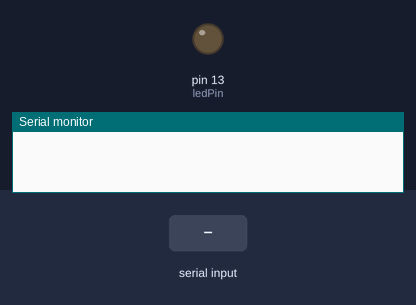
Recording of a sketch running on a simulated Arduino Uno, built with avr-gcc and run on an emulated ATmega328P. On the bench: output pins drawn as LEDs (lit = HIGH), the last lines printed to the serial monitor. The test bench sets the inputs (shaded band).

Above: at 1.2 s.
1.3 s: "1" received over Serial
At 1.8 s:
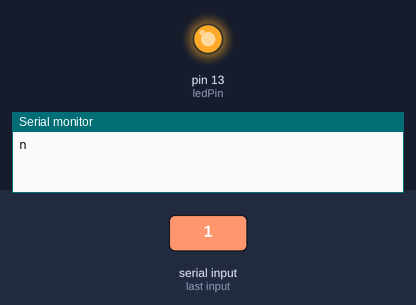
2.8 s: "0" received over Serial
At 4.1 s:
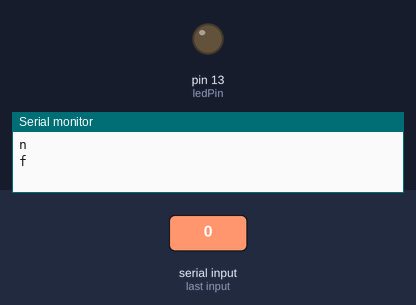
Timing chart, 0 to 5.8 s (numbered marks = the images above; inputs shaded):
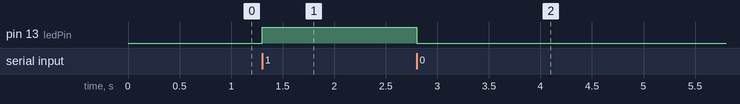

Measured:
- after the input at 1.3 s, pin 13 (ledPin): LOW → HIGH at once
- after the input at 2.8 s, pin 13 (ledPin): HIGH → LOW at once

The sketch:

ardySerialTwoWay.ino
```cpp
int ledPin = 13;
int state=0;
void setup() {
    pinMode(ledPin, OUTPUT); // pin will be used to for output
    Serial.begin(9600); // same as in your c++ script
    //digitalWrite(ledPin,HIGH);
}

void loop() {
  if (Serial.available() > 0)
  {
    state = Serial.read(); // used to read incoming data

    switch(state)// see what was sent to the board
    {
      case '1': // if the the one was sent
        digitalWrite(ledPin,HIGH);
        Serial.println('n');
        Serial.flush();
      break;
      case '0': // if 0 was sent
        digitalWrite(ledPin,LOW);
        Serial.println('f');
        Serial.flush();
      break;
      default:
      break;
    }
  }
  else{
    state = 0;
  }
}
```
